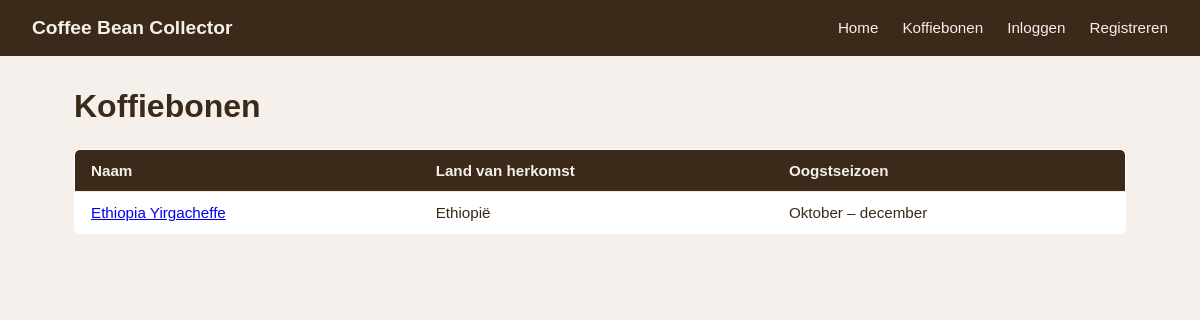
The page /bonen/ on the database as committed earlier.
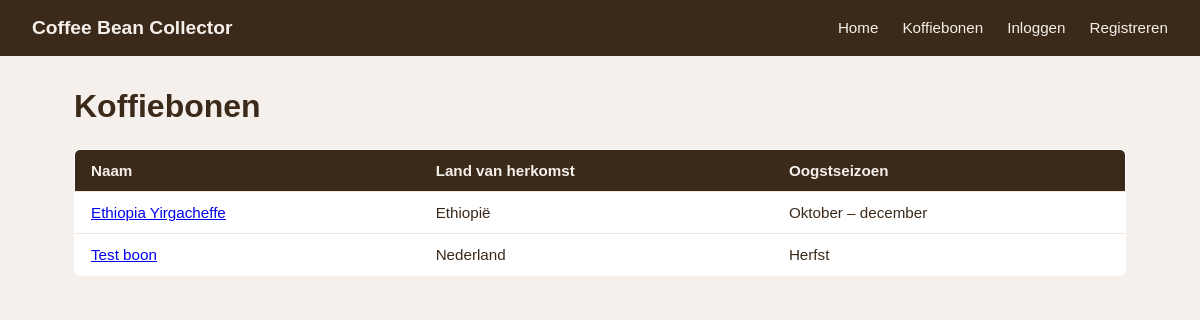
The same page on the database as committed later.
### base/models.py (models this page shows, shortened)
class Bean(models.Model):
    name = models.CharField(max_length=255)
    country_of_origin = models.CharField(max_length=255)
    roaster = models.CharField(max_length=255, blank=True, default='')
    harvest_season = models.CharField(max_length=255)
    in_season = models.BooleanField(default=True)
    approved = models.BooleanField(default=False)
    approved_by = models.ForeignKey(
        User, null=True, blank=True, on_delete=models.SET_NULL, related_name='approved_beans'
    )

### base/views.py (the view)
# urls.py: path('bonen/', views.bean_list, name='bean_list'),
def bean_list(request):
    from .models import Bean
    beans = Bean.objects.filter(approved=True).order_by('name')
    pending_count = Bean.objects.filter(approved=False).count() if request.user.is_staff else 0
    return render(request, 'base/bean_list.html', {'beans': beans, 'pending_count': pending_count})

### base/templates/base/bean_list.html (shortened to what this page needs)
{% extends "base.html" %}
{% block content %}
<div class="bean-list-container">
    <div class="bean-list-header">
        <h1>Koffiebonen</h1>
    </div>
    {% if beans %}
        <table class="bean-table">
            <thead>
                <tr>
                    <th>Naam</th>
                    <th>Land van herkomst</th>
                    <th>Oogstseizoen</th>
                </tr>
            </thead>
            <tbody>
                {% for bean in beans %}
                    <tr>
                        <td><a href="{% url 'bean_detail' bean.pk %}">{{ bean.name }}</a></td>
                        <td>{{ bean.country_of_origin }}</td>
                        <td>{{ bean.harvest_season }}</td>
                    </tr>
                {% endfor %}
            </tbody>
        </table>
    {% else %}
        <p>Er zijn nog geen goedgekeurde koffiebonen.</p>
    {% endif %}
</div>
{% endblock %}

Rows that differ between the two databases and show on the page:
added Bean: name "Test boon", country_of_origin "Nederland", harvest_season "Herfst"
